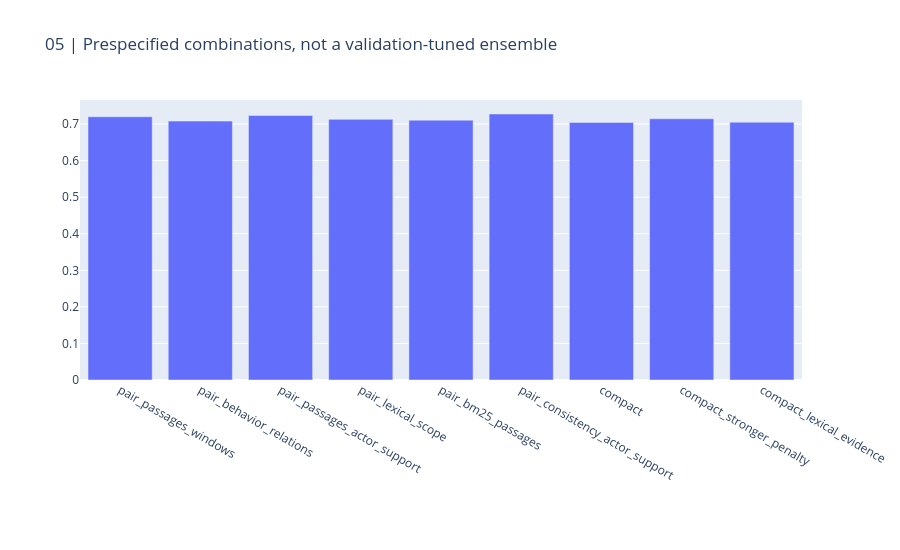
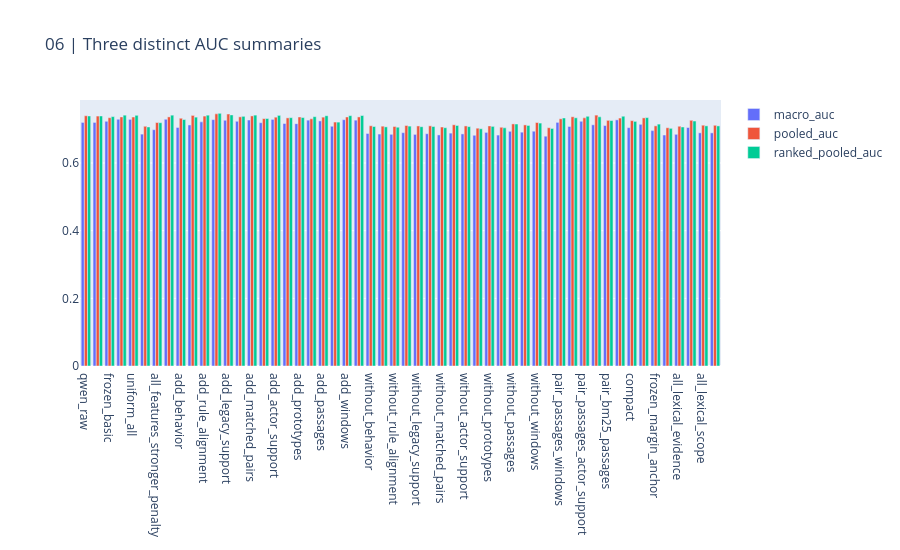

The code cell stored with these charts, in order, in its notebook:
### Markdown cell above
## Pairs and distinct metric definitions

Pairs are fixed before this run. Different encodings and hyperparameters are separate model configurations, not silently selected winners.

### Code cell
CHARTS[4].show(renderer="plotly_mimetype")
CHARTS[5].show(renderer="plotly_mimetype")

### Figure 1 — Plotly figure (JSON) as saved in the notebook; plotly's stock layout.template omitted (floating-point values rounded to 4 significant figures)
{"data": [{"type": "bar", "x": ["pair_passages_windows", "pair_behavior_relations", "pair_passages_actor_support", "pair_lexical_scope", "pair_bm25_passages", "pair_consistency_actor_support", "compact", "compact_stronger_penalty", "compact_lexical_evidence"], "y": [0.72, 0.7081, 0.7233, 0.7128, 0.7106, 0.7275, 0.7044, 0.7143, 0.7049]}], "layout": {"height": 550, "margin": {"b": 170}, "title": {"text": "05 | Prespecified combinations, not a validation-tuned ensemble"}, "xaxis": {"automargin": true}, "yaxis": {"automargin": true}}}

### Figure 2 — Plotly figure (JSON) as saved in the notebook; plotly's stock layout.template omitted (floating-point values rounded to 4 significant figures)
{"data": [{"name": "macro_auc", "type": "bar", "x": ["qwen_raw", "answer_only", "frozen_basic", "context_evidence", "uniform_all", "all_features", "all_features_stronger_penalty", "anchor_refit", "add_behavior", "add_scope", "add_rule_alignment", "add_relations", "add_legacy_support", "add_local_density", "add_matched_pairs", "add_conditioned_geometry", "add_actor_support", "add_crossmodal", "add_prototypes", "add_consistency", "add_passages", "add_bm25", "add_windows", "add_lexical", "without_behavior", "without_scope", "without_rule_alignment", "without_relations", "without_legacy_support", "without_local_density", "without_matched_pairs", "without_conditioned_geometry", "without_actor_support", "without_crossmodal", "without_prototypes", "without_consistency", "without_passages", "without_bm25", "without_windows", "without_lexical", "pair_passages_windows", "pair_behavior_relations", "pair_passages_actor_support", "pair_lexical_scope", "pair_bm25_passages", "pair_consistency_actor_support", "compact", "compact_stronger_penalty", "frozen_margin_anchor", "frozen_margin_all", "all_lexical_evidence", "compact_lexical_evidence", "all_lexical_scope", "all_lexical_scope_copy"], "y": [0.7199, 0.7199, 0.7231, 0.7293, 0.7289, 0.6853, 0.6984, 0.7293, 0.7049, 0.7124, 0.7215, 0.7282, 0.7263, 0.7233, 0.727, 0.7191, 0.7288, 0.7166, 0.7163, 0.7266, 0.7244, 0.7086, 0.728, 0.7266, 0.6872, 0.6854, 0.6848, 0.6897, 0.6845, 0.6865, 0.6829, 0.6883, 0.6859, 0.6818, 0.6904, 0.6825, 0.6936, 0.6911, 0.6939, 0.6792, 0.72, 0.7081, 0.7233, 0.7128, 0.7106, 0.7275, 0.7044, 0.7143, 0.6957, 0.6826, 0.6847, 0.7049, 0.6891, 0.689]}, {"name": "pooled_auc", "type": "bar", "x": ["qwen_raw", "answer_only", "frozen_basic", "context_evidence", "uniform_all", "all_features", "all_features_stronger_penalty", "anchor_refit", "add_behavior", "add_scope", "add_rule_alignment", "add_relations", "add_legacy_support", "add_local_density", "add_matched_pairs", "add_conditioned_geometry", "add_actor_support", "add_crossmodal", "add_prototypes", "add_consistency", "add_passages", "add_bm25", "add_windows", "add_lexical", "without_behavior", "without_scope", "without_rule_alignment", "without_relations", "without_legacy_support", "without_local_density", "without_matched_pairs", "without_conditioned_geometry", "without_actor_support", "without_crossmodal", "without_prototypes", "without_consistency", "without_passages", "without_bm25", "without_windows", "without_lexical", "pair_passages_windows", "pair_behavior_relations", "pair_passages_actor_support", "pair_lexical_scope", "pair_bm25_passages", "pair_consistency_actor_support", "compact", "compact_stronger_penalty", "frozen_margin_anchor", "frozen_margin_all", "all_lexical_evidence", "compact_lexical_evidence", "all_lexical_scope", "all_lexical_scope_copy"], "y": [0.7397, 0.7387, 0.7339, 0.7362, 0.7359, 0.7085, 0.7195, 0.7362, 0.7322, 0.7406, 0.7387, 0.7452, 0.7447, 0.7364, 0.7391, 0.7311, 0.7354, 0.7333, 0.736, 0.7305, 0.7355, 0.721, 0.736, 0.7361, 0.71, 0.7088, 0.7077, 0.7108, 0.7095, 0.7098, 0.7063, 0.7129, 0.7095, 0.7028, 0.7096, 0.7056, 0.7155, 0.7126, 0.7196, 0.7042, 0.7306, 0.7365, 0.7334, 0.7415, 0.726, 0.7328, 0.7252, 0.7333, 0.7097, 0.7041, 0.7087, 0.7262, 0.7117, 0.7114]}, {"name": "ranked_pooled_auc", "type": "bar", "x": ["qwen_raw", "answer_only", "frozen_basic", "context_evidence", "uniform_all", "all_features", "all_features_stronger_penalty", "anchor_refit", "add_behavior", "add_scope", "add_rule_alignment", "add_relations", "add_legacy_support", "add_local_density", "add_matched_pairs", "add_conditioned_geometry", "add_actor_support", "add_crossmodal", "add_prototypes", "add_consistency", "add_passages", "add_bm25", "add_windows", "add_lexical", "without_behavior", "without_scope", "without_rule_alignment", "without_relations", "without_legacy_support", "without_local_density", "without_matched_pairs", "without_conditioned_geometry", "without_actor_support", "without_crossmodal", "without_prototypes", "without_consistency", "without_passages", "without_bm25", "without_windows", "without_lexical", "pair_passages_windows", "pair_behavior_relations", "pair_passages_actor_support", "pair_lexical_scope", "pair_bm25_passages", "pair_consistency_actor_support", "compact", "compact_stronger_penalty", "frozen_margin_anchor", "frozen_margin_all", "all_lexical_evidence", "compact_lexical_evidence", "all_lexical_scope", "all_lexical_scope_copy"], "y": [0.739, 0.739, 0.7371, 0.7413, 0.7409, 0.7065, 0.719, 0.7413, 0.7284, 0.7355, 0.7413, 0.7468, 0.7421, 0.7379, 0.7415, 0.7314, 0.7407, 0.7339, 0.7343, 0.7369, 0.7397, 0.7208, 0.7399, 0.7403, 0.7078, 0.7067, 0.7057, 0.709, 0.7073, 0.7078, 0.7043, 0.7109, 0.7074, 0.7012, 0.7081, 0.7039, 0.7152, 0.7109, 0.7179, 0.702, 0.733, 0.7335, 0.738, 0.7364, 0.7255, 0.7382, 0.723, 0.7341, 0.7149, 0.7024, 0.7064, 0.7239, 0.7097, 0.7096]}], "layout": {"barmode": "group", "height": 550, "margin": {"b": 170}, "title": {"text": "06 | Three distinct AUC summaries"}, "xaxis": {"automargin": true}, "yaxis": {"automargin": true}}}
